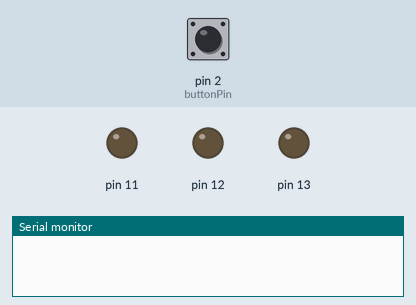
This sketch was run on a simulated Arduino Uno, built with avr-gcc and run on an emulated ATmega328P. Shown: output pins drawn as LEDs (lit = HIGH), the last lines printed to the serial monitor. The inputs (shaded band) are chosen by the test bench; at power-on: pin 2 (buttonPin) LOW.

Above: at 1.2 s.
1.3 s: pin 2 (buttonPin) pulled HIGH for 0.15 s
At 2.1 s:
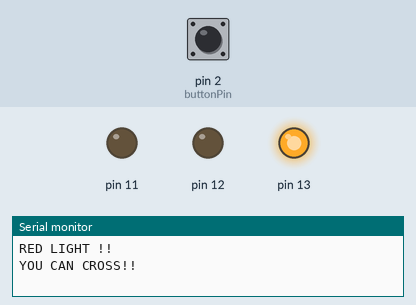
4.4 s: pin 2 (buttonPin) pulled HIGH for 3.2 s
At 9.1 s:
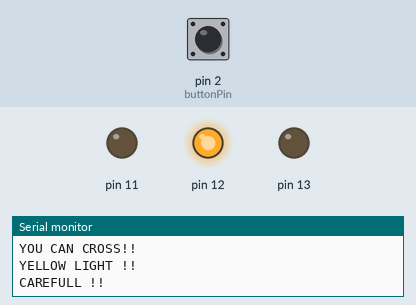
10.6 s: pin 2 (buttonPin) pulled HIGH for 1 s
At 15.7 s:
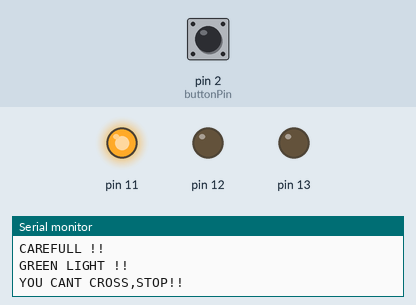
Timing chart, 0 to 17.8 s (numbered marks = the images above; inputs shaded):
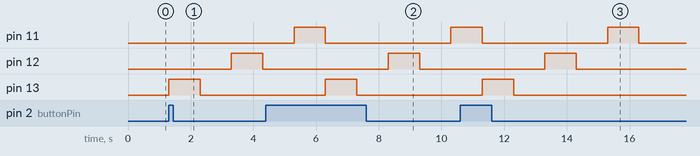

The sketch:

traffic_simulator1.ino
```cpp
//Traffic Simulator
//
const int buttonPin=2;

int  buttonState=0;

void setup()
{
  pinMode(13, OUTPUT);
  pinMode(12, OUTPUT);
  pinMode(11, OUTPUT);
  pinMode(buttonPin,INPUT);
  Serial.begin(9600);
}

void loop()
{
  buttonState=digitalRead(buttonPin);

  if (buttonState==HIGH) {
  digitalWrite(13, HIGH);
  Serial.print("RED LIGHT !! \n");
  Serial.print("YOU CAN CROSS!! \n");
  delay(1000); // Wait for 1000 millisecond(s)
  digitalWrite(13, LOW);
  delay(1000); // Wait for 1000 millisecond(s)
  digitalWrite(12, HIGH);
  Serial.print("YELLOW LIGHT !! \n");
  Serial.print("CAREFULL !! \n");
  delay(1000); // Wait for 1000 millisecond(s)
  digitalWrite(12, LOW);
  delay(1000); // Wait for 1000 millisecond(s)
  digitalWrite(11, HIGH);
  Serial.print("GREEN LIGHT !! \n");
  Serial.print("YOU CANT CROSS,STOP!! \n");
  delay(1000); // Wait for 1000 millisecond(s)
  digitalWrite(11, LOW);

}

}
  
```

Measured:
- after the input at 1.3 s, pin 12: LOW → HIGH after 2.0 s, → LOW 1.0 s later; pin 13: LOW → HIGH at once, → LOW 1.0 s later
- after the input at 4.4 s, pin 12: LOW → HIGH after 3.9 s, → LOW 1.0 s later; pin 13: LOW → HIGH after 1.9 s, → LOW 1.0 s later
- after the input at 10.6 s, pin 12: LOW → HIGH after 2.7 s, → LOW 1.0 s later; pin 13: LOW → HIGH after 0.70 s, → LOW 1.0 s later
